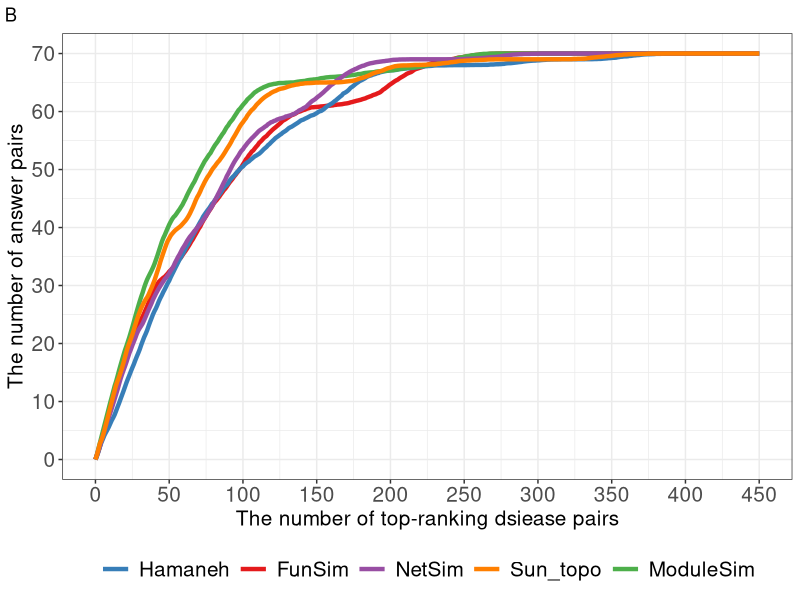

Recreate this plot in R.
# ---plot---
library(ggplot2)
library(reshape2)
pairrank <- read.table("data/answerpairs_sh.txt", 
                       header = TRUE, stringsAsFactors = F, sep = '\t')
mpairrank<-melt(pairrank,id=c("rank"))
p<-ggplot(data=mpairrank, aes(x=rank, y=value, 
                               group=variable, 
                               colour=variable)) +
  geom_line(size=1.5) + theme_bw() + 
  theme(legend.position="bottom",
        legend.text = element_text(size = 15),
        legend.title = element_blank(),
        legend.key.size = unit(0.8, "cm"), 
        axis.text=element_text(size=15), 
        axis.title=element_text(size=15), 
        plot.title = element_text(hjust = -0.08)) + 
  scale_colour_brewer(palette="Set1", 
                      # name  ="method",
                      breaks=c("Hamaneh", "FunSim", "NetSim", 
                               "Sun_topo", "ModuleSim"),
                      labels=c("Hamaneh", "FunSim", "NetSim", 
                               "Sun_topo", "ModuleSim")) +  
  scale_x_continuous(limits=c(0, 450), breaks = seq(0, 450, 50)) + 
  scale_y_continuous(limits=c(0, 70), breaks = seq(0, 70, 10)) +
  labs(title='B', x='The number of top-ranking dsiease pairs', 
       y='The number of answer pairs')
# ----------